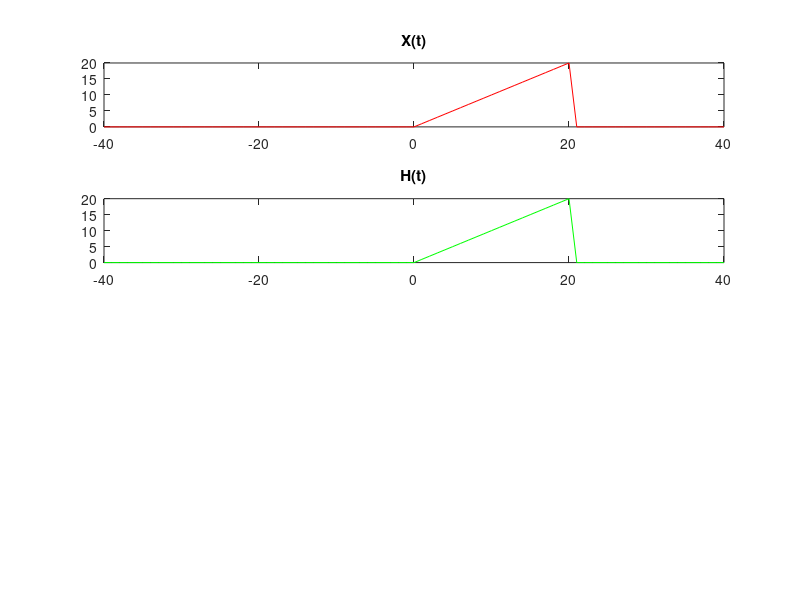

Source code (MATLAB):
clear all;
close all;
clc;
x1=0,x2=20;
h1=0,h2=20;
xi1=x1+h1;
xi2=x2+h2;
if xi1>xi2
  t=-ceil(xi1):ceil(xi1);
elseif xi1<xi2
  t=-ceil(xi2):ceil(xi2);
end
x=t;
h=t;
X=zeros(1,length(t));
H=zeros(1,length(t));
H(t<=h2 & t>=h1)=h(t<=h2 & t>=h1);
X(t>=x1 & t<=x2)=x(t>=x1 & t<=h2);
subplot(4,1,1);
plot(t,X,'r');
title("X(t)");
subplot(4,1,2);
plot(t,H,'g');
title("H(t)");
Y=zeros(1,length(t));